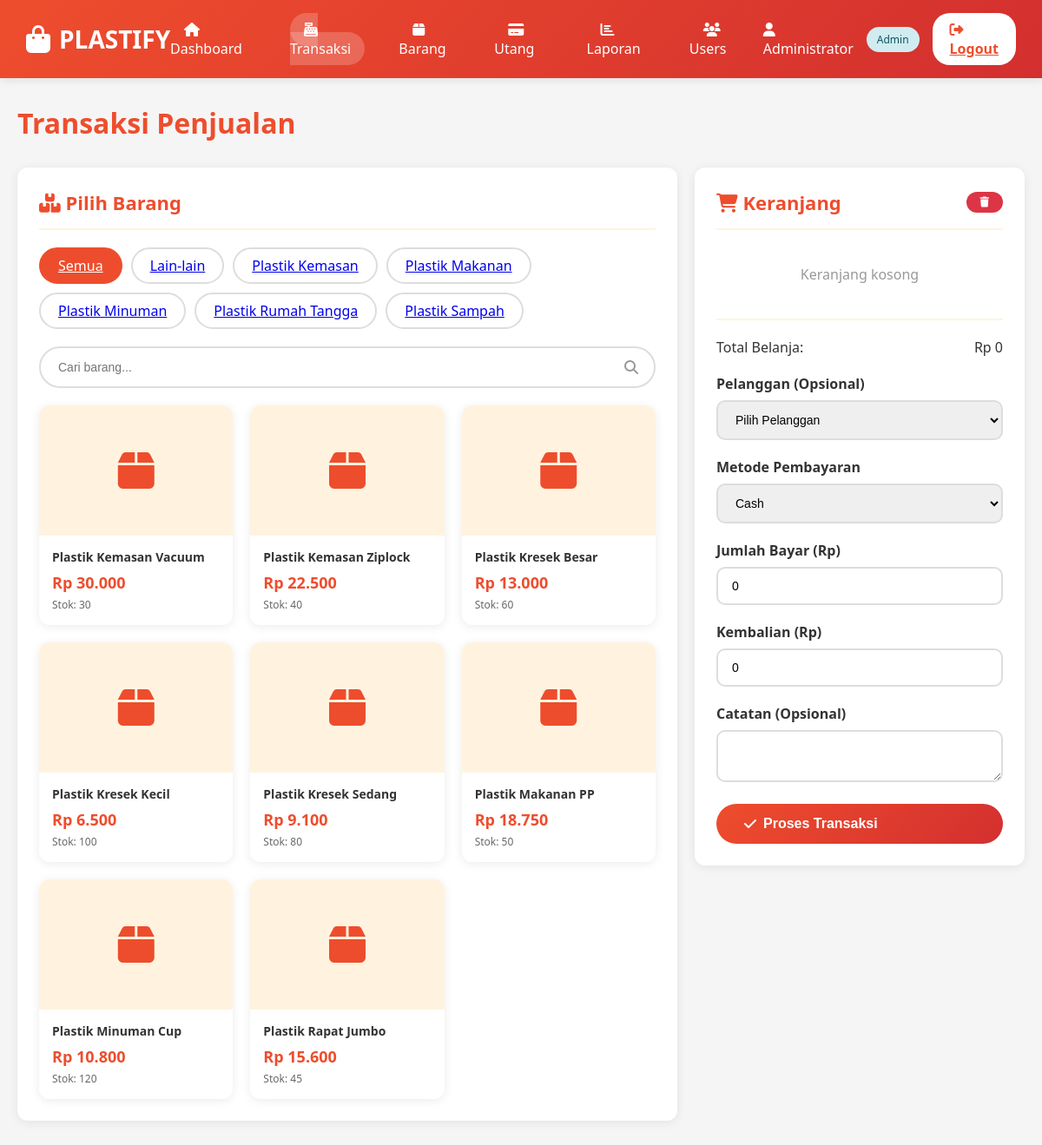
Page /transaksi.php (signed in) on the committed database.
### tables this page shows
CREATE TABLE kategori_barang (
    id INT AUTO_INCREMENT PRIMARY KEY,
    nama_kategori VARCHAR(100) NOT NULL,
    created_at TIMESTAMP DEFAULT CURRENT_TIMESTAMP
);

CREATE TABLE barang (
    id INT AUTO_INCREMENT PRIMARY KEY,
    kode_barang VARCHAR(50) NOT NULL UNIQUE,
    nama_barang VARCHAR(200) NOT NULL,
    kategori_id INT NOT NULL,
    harga_beli DECIMAL(10, 2) NOT NULL,
    margin_keuntungan DECIMAL(5, 2) DEFAULT 20.00,
    harga_jual DECIMAL(10, 2) NOT NULL,
    stok INT DEFAULT 0,
    gambar VARCHAR(255),
    created_at TIMESTAMP DEFAULT CURRENT_TIMESTAMP,
    updated_at TIMESTAMP DEFAULT CURRENT_TIMESTAMP ON UPDATE CURRENT_TIMESTAMP,
    FOREIGN KEY (kategori_id) REFERENCES kategori_barang(id) ON DELETE RESTRICT
);

### transaksi.php (the view, shortened to what this page needs)
<?php
require_once 'config/database.php';
$categories = $pdo->query("SELECT * FROM kategori_barang ORDER BY nama_kategori")->fetchAll();
$search = isset($_GET['search']) ? trim($_GET['search']) : '';
$kategori_filter = isset($_GET['kategori']) ? $_GET['kategori'] : '';
if ($search) {
    $stmt = $pdo->prepare("SELECT * FROM barang WHERE nama_barang LIKE ? OR kode_barang LIKE ? AND stok > 0 ORDER BY nama_barang");
    $stmt->execute(["%$search%", "%$search%"]);
} elseif ($kategori_filter) {
    $stmt = $pdo->prepare("SELECT * FROM barang WHERE kategori_id = ? AND stok > 0 ORDER BY nama_barang");
    $stmt->execute([$kategori_filter]);
} else {
    $stmt = $pdo->query("SELECT * FROM barang WHERE stok > 0 ORDER BY nama_barang");
}
$barang = $stmt->fetchAll();
?>
<!DOCTYPE html>
<html lang="id">
<head>
    <link rel="stylesheet" href="assets/css/style.css">
    <link rel="stylesheet" href="https://cdnjs.cloudflare.com/ajax/libs/font-awesome/6.4.0/css/all.min.css">
</head>
<body>
    <header class="header">
        <div class="header-content">
            <div class="logo">
                <i class="fas fa-shopping-bag"></i> PLASTIFY
            </div>
            <ul class="nav-menu">
                <li><a href="dashboard.php"><i class="fas fa-home"></i> Dashboard</a></li>
                <li><a href="transaksi.php" class="active"><i class="fas fa-cash-register"></i> Transaksi</a></li>
                <li><a href="barang.php"><i class="fas fa-box"></i> Barang</a></li>
                <li><a href="utang.php"><i class="fas fa-credit-card"></i> Utang</a></li>
                <li><a href="laporan.php"><i class="fas fa-chart-bar"></i> Laporan</a></li>
                <?php if ($_SESSION['role'] == 'admin'): ?>
                    <li><a href="users.php"><i class="fas fa-users"></i> Users</a></li>
                <?php endif; ?>
            </ul>
            <div class="user-info">
                <span><i class="fas fa-user"></i> <?php echo htmlspecialchars($_SESSION['nama_lengkap']); ?></span>
                <span class="badge badge-info"><?php echo ucfirst($_SESSION['role']); ?></span>
                <a href="logout.php" class="btn-logout"><i class="fas fa-sign-out-alt"></i> Logout</a>
            </div>
        </div>
    </header>
    <div class="container">
        <h1 style="margin-bottom: 30px; color: var(--primary-orange);">Transaksi Penjualan</h1>
        <div style="display: grid; grid-template-columns: 2fr 1fr; gap: 20px;">
            <div>
                <div class="card">
                    <div class="card-header">
                        <h2 class="card-title"><i class="fas fa-boxes"></i> Pilih Barang</h2>
                    </div>
                    <div class="category-pills">
                        <a href="transaksi.php" class="category-pill <?php echo !$kategori_filter ? 'active' : ''; ?>">Semua</a>
                        <?php foreach ($categories as $cat): ?>
                            <a href="transaksi.php?kategori=<?php echo $cat['id']; ?>" class="category-pill <?php echo $kategori_filter == $cat['id'] ? 'active' : ''; ?>">
                                <?php echo htmlspecialchars($cat['nama_kategori']); ?>
                            </a>
                        <?php endforeach; ?>
                    </div>
                    <div class="search-box">
                        <form method="GET" action="">
                            <input type="text" name="search" placeholder="Cari barang..." value="<?php echo htmlspecialchars($search); ?>">
                            <i class="fas fa-search"></i>
                        </form>
                    </div>
                    <div class="product-grid">
                        <?php foreach ($barang as $item): ?>
                            <div class="product-card" onclick="addToCart(<?php echo $item['id']; ?>, '<?php echo htmlspecialchars($item['nama_barang']); ?>', <?php echo $item['harga_jual']; ?>, <?php echo $item['stok']; ?>)">
                                <div class="product-image" style="<?php echo (!empty($item['gambar']) && file_exists($item['gambar'])) ? 'padding:0; background:none;' : ''; ?>">
                                    <?php if (!empty($item['gambar']) && file_exists($item['gambar'])): ?>
                                        <img src="<?php echo htmlspecialchars($item['gambar']); ?>" alt="<?php echo htmlspecialchars($item['nama_barang']); ?>" style="width:100%; height:100%; object-fit:cover; border-radius:inherit; display:block;">
                                    <?php else: ?>
                                        <i class="fas fa-box"></i>
                                    <?php endif; ?>
                                </div>
                                <div class="product-info">
                                    <div class="product-name"><?php echo htmlspecialchars($item['nama_barang']); ?></div>
                                    <div class="product-price">Rp <?php echo number_format($item['harga_jual'], 0, ',', '.'); ?></div>
                                    <div class="product-stock">Stok: <?php echo $item['stok']; ?></div>
                                </div>
                            </div>
                        <?php endforeach; ?>
                    </div>
                </div>
            </div>
            <div>
                <div class="cart-section">
                    <div class="card-header">
                        <h2 class="card-title"><i class="fas fa-shopping-cart"></i> Keranjang</h2>
                        <button onclick="clearCart()" class="btn btn-danger btn-sm">
                            <i class="fas fa-trash"></i>
                        </button>
                    </div>
                    <div id="cart-items">
                        <p style="text-align: center; color: #999; padding: 20px;">Keranjang kosong</p>
                    </div>
                    <div class="cart-total">
                        <div class="total-row">
                            <span>Total Belanja:</span>
                            <span id="cart-total">Rp 0</span>
                        </div>
                    </div>
                    <form method="POST" action="" id="transaction-form" style="margin-top: 20px;">
                        <div class="form-group">
                            <label class="form-label">Pelanggan (Opsional)</label>
                            <select name="pelanggan_id" class="form-control">
                                <option value="">Pilih Pelanggan</option>
                            </select>
                        </div>
                        <div class="form-group">
                            <label class="form-label">Metode Pembayaran</label>
                            <select name="metode_pembayaran" class="form-control" id="metode-pembayaran" onchange="togglePaymentFields()" required>
                                <option value="cash">Cash</option>
                            </select>
                        </div>
                        <div class="form-group" id="bayar-field">
                            <label class="form-label">Jumlah Bayar (Rp)</label>
                            <input type="number" name="total_bayar" class="form-control" id="total-bayar" value="0" oninput="calculateChange()" required>
                        </div>
                        <div class="form-group">
                            <label class="form-label">Kembalian (Rp)</label>
                            <input type="number" name="kembalian" class="form-control" id="kembalian" value="0" readonly>
                        </div>
                        <div class="form-group">
                            <label class="form-label">Catatan (Opsional)</label>
                            <textarea name="catatan" class="form-control" rows="2"></textarea>
                        </div>
                        <button type="submit" class="btn btn-primary btn-lg" style="width: 100%;">
                            <i class="fas fa-check"></i> Proses Transaksi
                        </button>
                    </form>
                </div>
            </div>
        </div>
    </div>
</body>
</html>

### rows in the picture
kategori_barang: nama_kategori "Lain-lain"
kategori_barang: nama_kategori "Plastik Kemasan"
kategori_barang: nama_kategori "Plastik Makanan"
kategori_barang: nama_kategori "Plastik Minuman"
kategori_barang: nama_kategori "Plastik Rumah Tangga"
kategori_barang: nama_kategori "Plastik Sampah"
barang: nama_barang "Plastik Kemasan Vacuum", harga_jual "30.000", stok "30"
barang: nama_barang "Plastik Kemasan Ziplock", harga_jual "22.500", stok "40"
barang: nama_barang "Plastik Kresek Besar", harga_jual "13.000", stok "60"
barang: nama_barang "Plastik Kresek Kecil", harga_jual "6.500", stok "100"
barang: nama_barang "Plastik Kresek Sedang", harga_jual "9.100", stok "80"
barang: nama_barang "Plastik Makanan PP", harga_jual "18.750", stok "50"
barang: nama_barang "Plastik Minuman Cup", harga_jual "10.800", stok "120"
barang: nama_barang "Plastik Rapat Jumbo", harga_jual "15.600", stok "45"

### other values in the picture
$_SESSION['nama_lengkap'] "Administrator"
$_SESSION['role'] "Admin"
